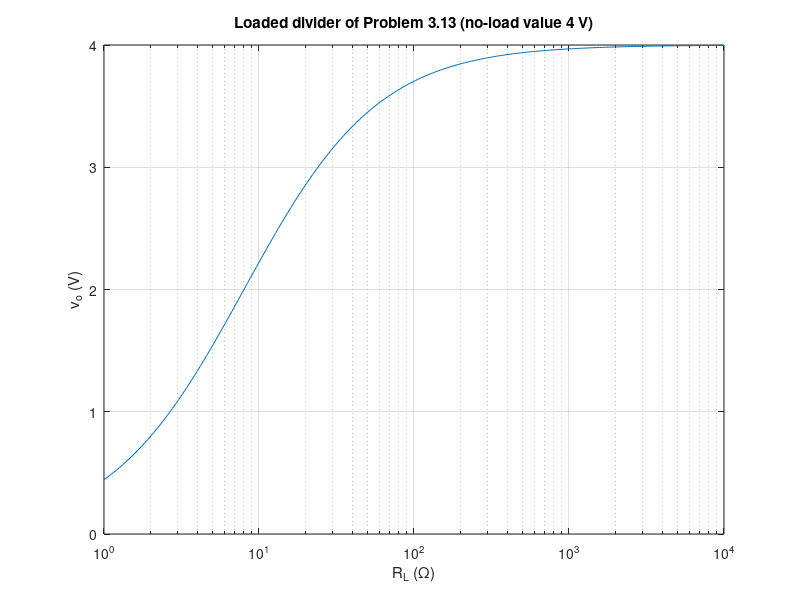

This chart was generated by the following MATLAB code:
% Circuits 1 — The Voltage-Divider and Current-Divider Circuits
%title: Dividers and the Loaded Divider (Problem 3.13)
%ar-title: المقسّمات والمقسّم المحمَّل (مسألة 3.13)
%lesson: c1-resistive-3
%course: circuits-1

%% Example 3.2 and Example 3.3
%ar: مثال 3.2: vo = 100 × 100k/(100k + 25k) = 80 V. مثال 3.3: 4 ∥ 6 + 1.6 = 4 Ω، ثم io = 16/(16+4) × 10 = 8 A، ثم i6 = 4/(6+4) × 8 = 3.2 A و p = 61.44 W.
vo = 100 * 100e3 / (100e3 + 25e3);
Rb = 4*6/(4+6) + 1.6;
io = 16/(16 + Rb) * 10; i6 = 4/(6+4) * io; p6 = i6^2 * 6;
fprintf('Ex 3.2: vo = %g V\nEx 3.3: io = %g A, i6 = %g A, p6 = %g W\n', vo, io, i6, p6)

%% Problem 3.13 (tutorial)
%ar: بدون حمل vo = 4 V ← R2 = 10 Ω. مع الحمل vo = 3 V ← Req = 120/17 Ω، ثم RL من 1/RL = 1/Req − 1/R2.
R2 = 4*40 / (20 - 4);
Req = 3*40 / (20 - 3);
RL = 1 / (1/Req - 1/R2);
fprintf('R2 = %g ohm, Req = %.4f ohm, RL = %g ohm\n', R2, Req, RL)

%%! Project idea: how the load pulls the output down
%ar: مشروع: نرسم vo مقابل RL لمقسّم المسألة 3.13. عندما RL كبيرة جدًا نرجع إلى 4 V بدون حمل.
RLs = logspace(0, 4, 200);
vos = 20 * (R2*RLs./(R2 + RLs)) ./ (40 + R2*RLs./(R2 + RLs));
semilogx(RLs, vos); grid on; xlabel('R_L (\Omega)'); ylabel('v_o (V)'); title('Loaded divider of Problem 3.13 (no-load value 4 V)')
